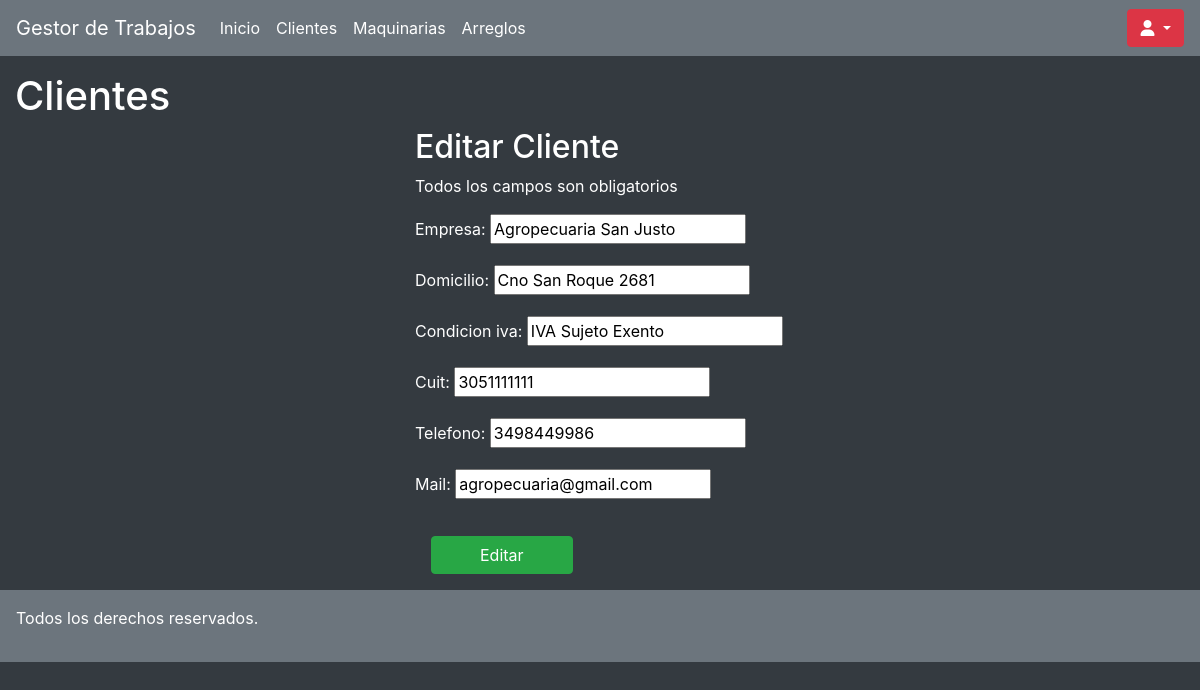
Page /clientes/client-edit/18/ (signed in) on the committed database.
### clientes/models.py (models this page shows, shortened)
class Clientes(models.Model):
    empresa = models.CharField(max_length=50,null=True,blank=True)
    condicion_iva = models.CharField(max_length=30)
    telefono = models.IntegerField(null=True,blank=True)
    domicilio = models.CharField(max_length=100)
    mail = models.EmailField(null=True,blank=True)
    cuit = models.IntegerField()

### clientes/views.py (the view)
# urls.py: path('client-edit/<pk>/', Client_edit.as_view(), name="edit"),
class Client_edit(LoginRequiredMixin,UpdateView):
    model = Clientes
    success_url = "/clientes/listado/"
    fields = ['id','empresa','domicilio','condicion_iva','cuit','telefono','mail']
    template_name="clientes_form.html"

### clientes/templates/clientes_form.html (shortened to what this page needs)
{% extends "./base.html" %}
{% block body%}
        <div class="col-12">
            <h1 class="mt-3 text-white">Clientes</h1>
        </div>
        <div class="col-md-4 offset-md-4 text-white">
            <h2>Editar Cliente</h2>
            <p class="warning">Todos los campos son obligatorios</p>
            <form method="POST" >
                {{form.as_p}}
                <button type="submit" class="btn btn-success aling-center px-5 m-3">Editar</button>
            </form>
        </div>
{%endblock%}

### rows in the picture
Clientes: empresa "Agropecuaria San Justo", domicilio "Cno San Roque 2681", condicion_iva "IVA Sujeto Exento", cuit "3051111111", telefono "3498449986", mail "agropecuaria@gmail.com"
